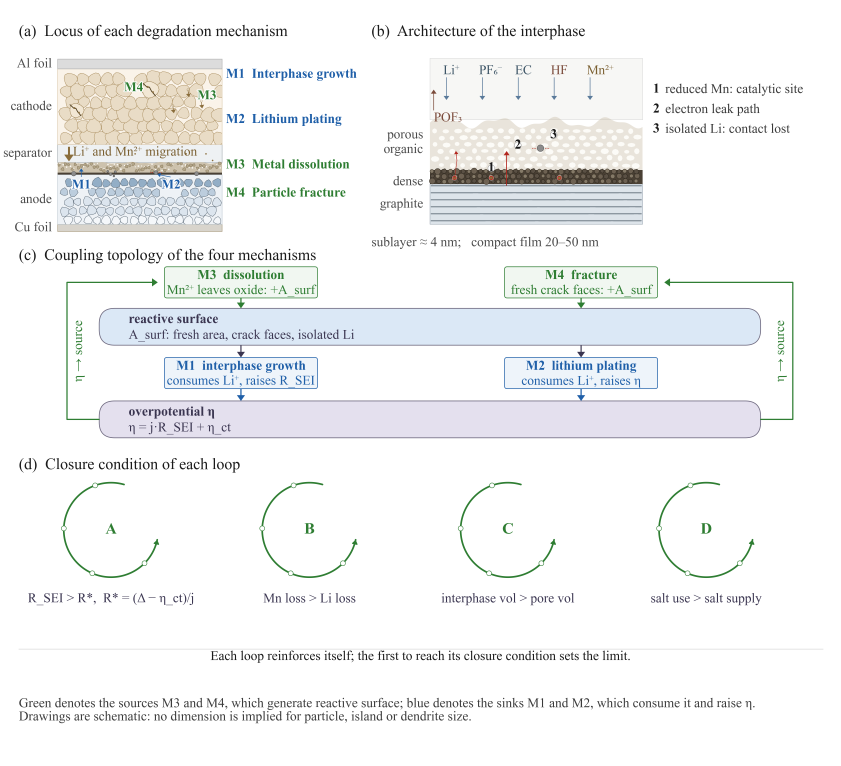
#> input picture figures/figure-mechanism.png, 4204 x 3826 px (shown at 1/5 size)
$ python _z3.py
#> lines starting #> are read from the running program, lines starting #| are printed output that depends on the picture
"""Crops for round-3 inspection, in centimetres from the BOTTOM-LEFT.

Keeping this as one small tool: the previous rounds each wrote a throwaway crop script
with a different coordinate convention and two of them cropped black rectangles.
"""
import os

from PIL import Image

CM = 600 / 2.54
im = Image.open("figure-mechanism.png").convert("RGB")
os.makedirs("_z", exist_ok=True)


def crop(name, x0, y0, x1, y1, w=1300):
#> called with name = 'b_dense', x0 = 9.05, y0 = 12.25, x1 = 11.6, y1 = 12.72, w = 1500
    box = (int(x0 * CM), int((16.2 - y1) * CM), int(x1 * CM), int((16.2 - y0) * CM))
    c = im.crop(box)
    if c.width < 2 or c.height < 2:
        raise ValueError("degenerate crop %s" % (name,))
    th = max(1, int(c.height * w / c.width))
#> th = 276
    c.resize((w, th), Image.LANCZOS).save("_z/%s.png" % name)
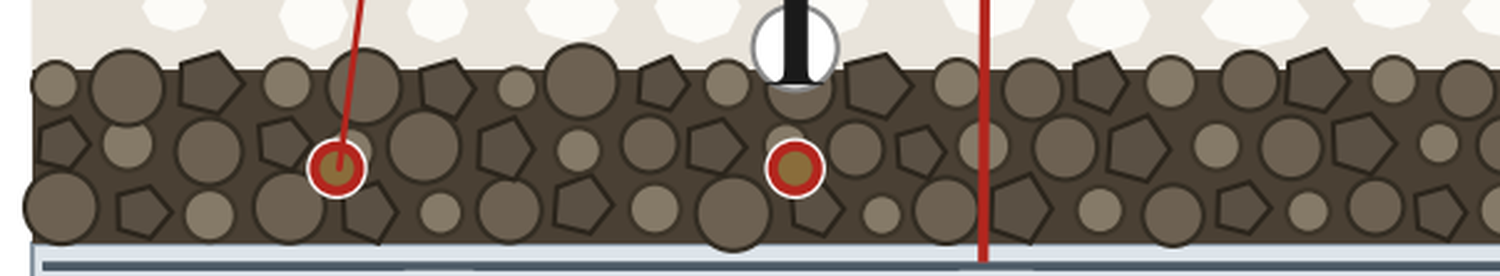
#> saved as b_dense.png: PIL image 1500x276 RGB; mean R, G, B 133, 124.9, 115.9
    print("%-12s %.2f x %.2f cm -> _z/%s.png" % (name, x1 - x0, y1 - y0, name))


crop("b_dense", 9.05, 12.25, 11.60, 12.72, 1500)   # the three phases
crop("b_porous", 9.05, 12.60, 11.60, 13.35, 1500)  # voids and blobs
#> call 2 of crop, with name = 'b_porous', x0 = 9.05, y0 = 12.6, x1 = 11.6, y1 = 13.35, w = 1500
#> in crop (call 2), `c.resize((w, th), Image.LANCZOS).save("_z/%s.png" % name)`:
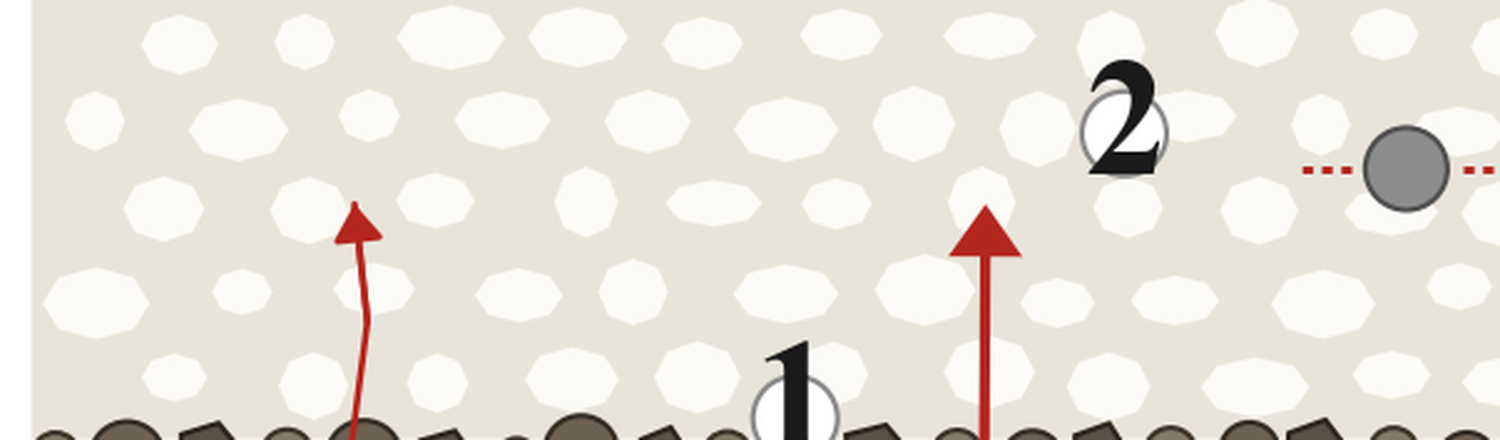
#> saved as b_porous.png: PIL image 1500x440 RGB; mean R, G, B 232.7, 227.6, 220.4
crop("a_cathode", 1.15, 13.10, 3.30, 14.80, 1200)  # particles + cracks
#> call 3 of crop, with name = 'a_cathode', x0 = 1.15, y0 = 13.1, x1 = 3.3, y1 = 14.8, w = 1200
#> in crop (call 3), `c.resize((w, th), Image.LANCZOS).save("_z/%s.png" % name)`:
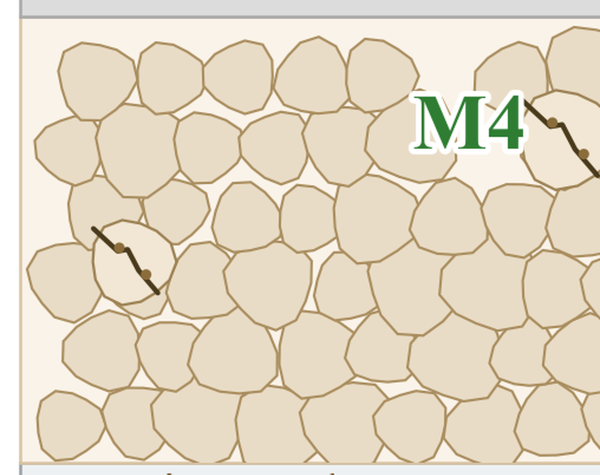
#> saved as a_cathode.png: PIL image 1200x949 RGB (shown at 1/2 size); mean R, G, B 229.2, 218.2, 198.2
crop("a_film", 1.15, 12.40, 4.90, 13.20, 1500)     # interphase in (a)
#> call 4 of crop, with name = 'a_film', x0 = 1.15, y0 = 12.4, x1 = 4.9, y1 = 13.2, w = 1500
#> in crop (call 4), `c.resize((w, th), Image.LANCZOS).save("_z/%s.png" % name)`:
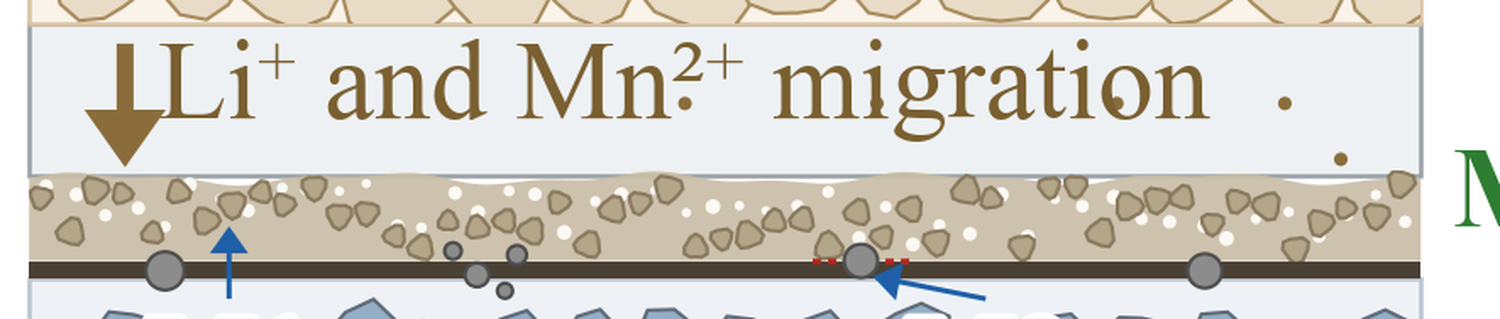
#> saved as a_film.png: PIL image 1500x319 RGB; mean R, G, B 210.9, 207.6, 199.1
crop("d_arc", 1.20, 3.40, 3.60, 6.20, 1000)        # one loop glyph
#> in crop (call 5), `c = im.crop(box)`:
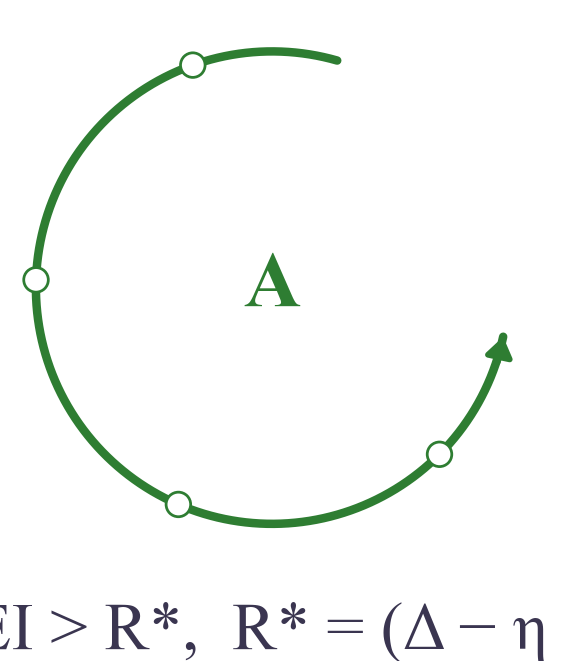
#> c: PIL image 567x661 RGB; mean R, G, B 246.9, 249.1, 247.3
#> in crop (call 5), `c.resize((w, th), Image.LANCZOS).save("_z/%s.png" % name)`:
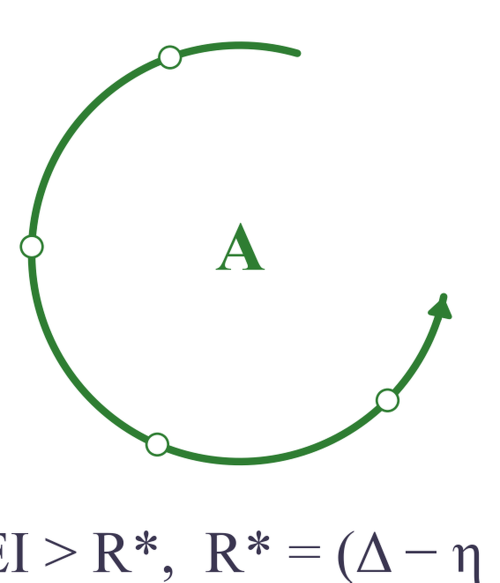
#> saved as d_arc.png: PIL image 1000x1165 RGB (shown at 1/2 size); mean R, G, B 246.9, 249.1, 247.2
crop("c_nodes", 1.90, 7.10, 7.40, 10.60, 1300)    # circuit nodes
#> in crop (call 6), `c = im.crop(box)`:
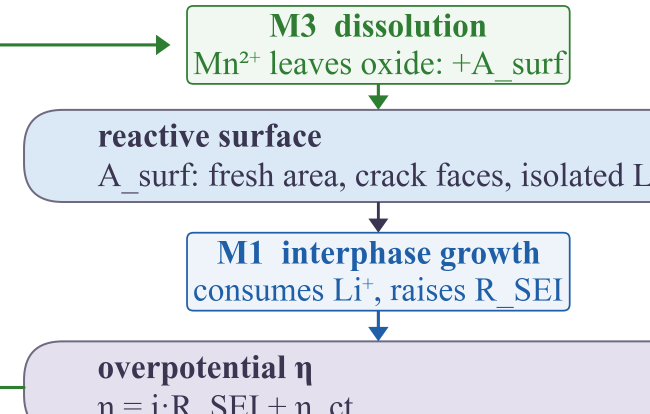
#> c: PIL image 1300x827 RGB (shown at 1/2 size); mean R, G, B 223.8, 229.8, 235.7
